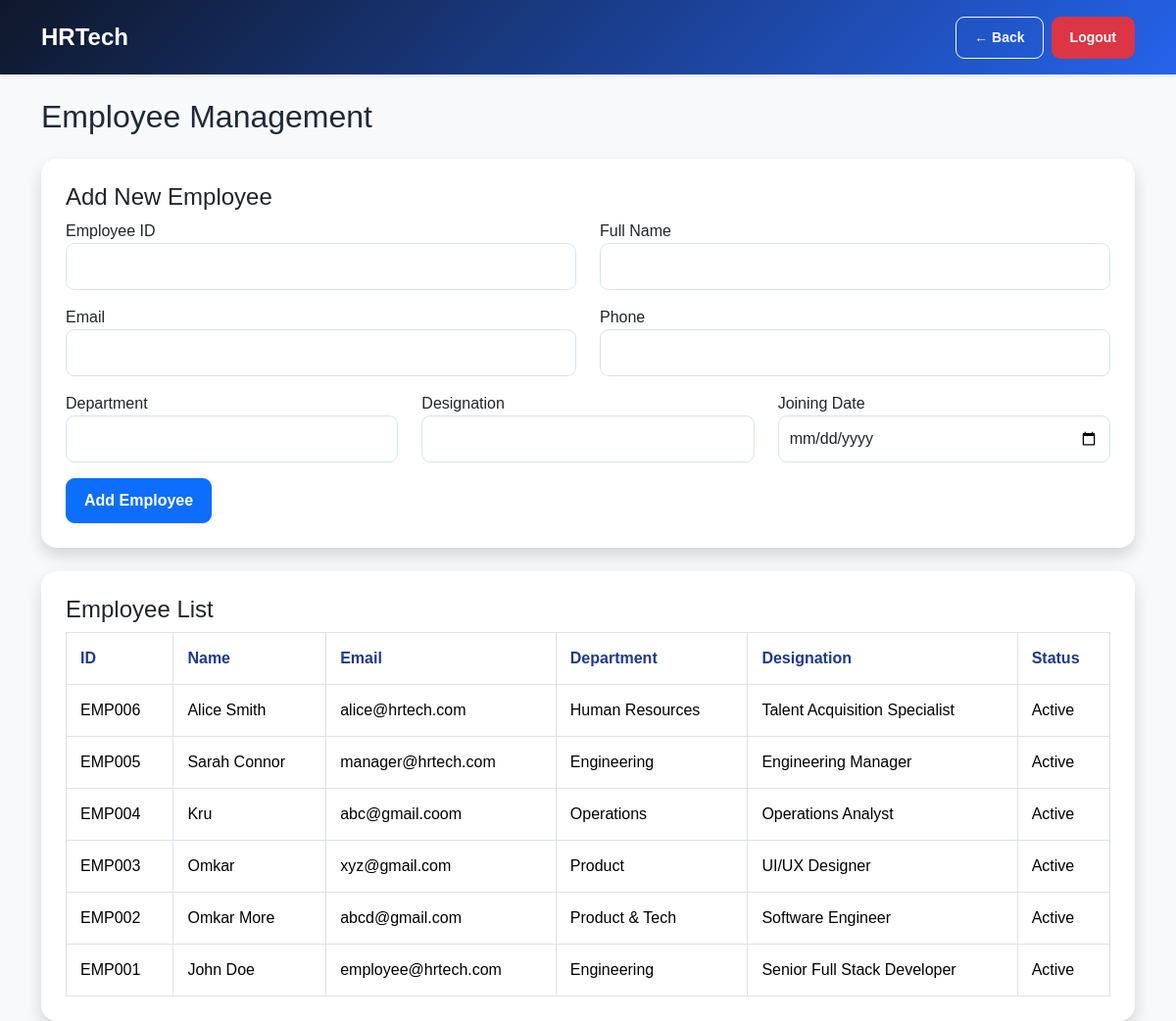
The page /employees.php (signed in) on the database its author committed.
### tables this page shows
CREATE TABLE IF NOT EXISTS `employees` (
  `id` int(11) NOT NULL AUTO_INCREMENT,
  `employee_id` varchar(50) NOT NULL,
  `full_name` varchar(100) NOT NULL,
  `email` varchar(150) NOT NULL,
  `phone` varchar(20) DEFAULT NULL,
  `department` varchar(100) DEFAULT NULL,
  `designation` varchar(100) DEFAULT NULL,
  `joining_date` date DEFAULT NULL,
  PRIMARY KEY (`id`),
  UNIQUE KEY `employee_id` (`employee_id`),
  UNIQUE KEY `email` (`email`)
);

### employees.php (the view, shortened to what this page needs)
<?php
require_once __DIR__ . '/database.php';
$employees = mysqli_query(
    $conn,
    "SELECT * FROM employees ORDER BY id DESC"
);
?>
<!DOCTYPE html>
<html lang="en">
<head>
    <link
        href="https://cdn.jsdelivr.net/npm/bootstrap@5.3.3/dist/css/bootstrap.min.css"
        rel="stylesheet"
    >
<link
    rel="stylesheet"
    href="css/style.css"
>
</head>
<body class="bg-light">
<nav class="navbar navbar-dark bg-primary shadow-sm">
  <div class="container d-flex align-items-center flex-nowrap gap-2">
    <a
            class="navbar-brand"
            href="dashboard.php"
        >
            HRTech
        </a>
    <div class="hrtech-navbar-actions d-flex align-items-center gap-2 ms-auto flex-nowrap">
      <a href="dashboard.php" class="btn btn-outline-light btn-sm">← Back</a>
      <a href="logout.php" class="btn btn-danger btn-sm">Logout</a>
    </div>
  </div>
</nav>
<div class="container mt-4">
    <h2>Employee Management</h2>
    <div class="card shadow mt-4">
        <div class="card-body">
            <h4>Add New Employee</h4>
            <form method="POST">
                <div class="row">
                    <div class="col-md-6 mb-3">
                        <label>
                            Employee ID
                        </label>
                        <input
                            type="text"
                            name="employee_id"
                            class="form-control"
                            required
                        >
                    </div>
                    <div class="col-md-6 mb-3">
                        <label>
                            Full Name
                        </label>
                        <input
                            type="text"
                            name="full_name"
                            class="form-control"
                            required
                        >
                    </div>
                    <div class="col-md-6 mb-3">
                        <label>
                            Email
                        </label>
                        <input
                            type="email"
                            name="email"
                            class="form-control"
                            required
                        >
                    </div>
                    <div class="col-md-6 mb-3">
                        <label>
                            Phone
                        </label>
                        <input
                            type="text"
                            name="phone"
                            class="form-control"
                        >
                    </div>
                    <div class="col-md-4 mb-3">
                        <label>
                            Department
                        </label>
                        <input
                            type="text"
                            name="department"
                            class="form-control"
                        >
                    </div>
                    <div class="col-md-4 mb-3">
                        <label>
                            Designation
                        </label>
                        <input
                            type="text"
                            name="designation"
                            class="form-control"
                        >
                    </div>
                    <div class="col-md-4 mb-3">
                        <label>
                            Joining Date
                        </label>
                        <input
                            type="date"
                            name="joining_date"
                            class="form-control"
                        >
                    </div>
                </div>
                <button
                    type="submit"
                    class="btn btn-primary"
                >
                    Add Employee
                </button>
            </form>
        </div>
    </div>
    <div class="card shadow mt-4">
        <div class="card-body">
            <h4>Employee List</h4>
            <div class="table-responsive">
                <table class="table table-bordered">
                    <thead>
                        <tr>
                            <th>ID</th>
                            <th>Name</th>
                            <th>Email</th>
                            <th>Department</th>
                            <th>Designation</th>
                            <th>Status</th>
                        </tr>
                    </thead>
                    <tbody>
                    <?php while (
                        $employee =
                        mysqli_fetch_assoc($employees)
                    ) { ?>
                        <tr>
                            <td>
                                <?php
                                echo htmlspecialchars(
                                    $employee[
                                        "employee_id"
                                    ]
                                );
                                ?>
                            </td>
                            <td>
                                <?php
                                echo htmlspecialchars(
                                    $employee[
                                        "full_name"
                                    ]
                                );
                                ?>
                            </td>
                            <td>
                                <?php
                                echo htmlspecialchars(
                                    $employee[
                                        "email"
                                    ]
                                );
                                ?>
                            </td>
                            <td>
                                <?php
                                echo htmlspecialchars(
                                    $employee[
                                        "department"
                                    ]
                                );
                                ?>
                            </td>
                            <td>
                                <?php
                                echo htmlspecialchars(
                                    $employee[
                                        "designation"
                                    ]
                                );
                                ?>
                            </td>
                            <td>
                                <?php
                                echo htmlspecialchars(
                                    $employee["status"] ?? "Active"
                                );
                                ?>
                            </td>
                        </tr>
                    <?php } ?>
                    </tbody>
                </table>
            </div>
        </div>
    </div>
</div>
</body>
</html>

### css/style.css (style rules this page uses)
body { background-color: #f5f7fa; }
body { background: #f4f7fb; font-family: Arial, sans-serif; color: #1f2937; }
.navbar { background: linear-gradient( 135deg, #0f172a, #2563eb ) !important; padding: 15px 0; box-shadow: 0 4px 15px rgba(0, 0, 0, 0.15); }
.navbar-brand { font-size: 24px; font-weight: bold; }
.card { border: none !important; border-radius: 16px; box-shadow: 0 6px 20px rgba(0, 0, 0, 0.08); transition: 0.25s; }
.card-body { padding: 25px; }
.btn { border-radius: 9px; padding: 10px 18px; font-weight: 600; transition: 0.2s; }
.form-control, .form-select { border-radius: 9px; padding: 11px; border: 1px solid #dbe3ee; }
.table { margin-bottom: 0; }
.table thead { background: #eaf1ff; }
.table thead th { color: #1e3a8a; padding: 14px; border-bottom: none; }
.table tbody td { padding: 14px; vertical-align: middle; }

### employees.php (style rules this page uses)
.hrtech-navbar-actions { flex-wrap:nowrap!important;white-space:nowrap }
.hrtech-navbar-actions .btn { display:inline-flex;align-items:center;justify-content:center;white-space:nowrap;font-weight:600 }

### rows shown on the page
employees: employee "EMP006", full_name "Alice Smith", email "alice@hrtech.com", department "Human Resources", designation "Talent Acquisition Specialist", status "Active"
employees: employee "EMP005", full_name "Sarah Connor", email "manager@hrtech.com", department "Engineering", designation "Engineering Manager", status "Active"
employees: employee "EMP004", full_name "Kru", email "abc@gmail.coom", department "Operations", designation "Operations Analyst", status "Active"
employees: employee "EMP003", full_name "Omkar", email "xyz@gmail.com", department "Product", designation "UI/UX Designer", status "Active"
employees: employee "EMP002", full_name "Omkar More", email "abcd@gmail.com", department "Product & Tech", designation "Software Engineer", status "Active"
employees: employee "EMP001", full_name "John Doe", email "employee@hrtech.com", department "Engineering", designation "Senior Full Stack Developer", status "Active"
